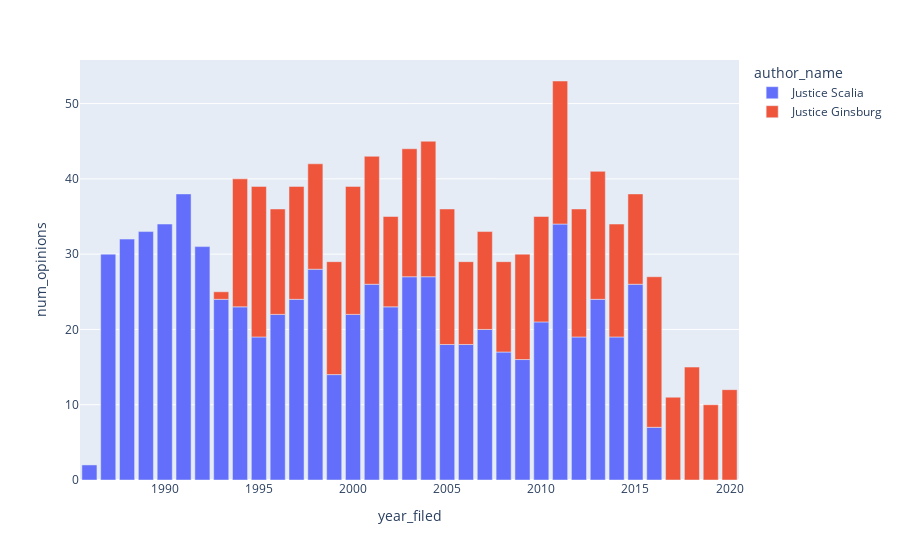

The notebook cell saved with this chart:
### Code cell
#opinions over time
#we want three columns. Year published, author name, and number of opinions
opinions_over_time = rbg_scalia.groupby(["year_filed", "author_name"], as_index = False).agg(num_opinions = ("author_name", "count"))
px.bar(opinions_over_time, x = "year_filed", y = "num_opinions", color = "author_name")

### Figure 1 — Plotly figure (JSON) as saved in the notebook; plotly's stock layout.template omitted (floating-point values rounded to 4 significant figures)
{"data": [{"alignmentgroup": "True", "hovertemplate": "author_name=Justice Scalia<br>year_filed=%{x}<br>num_opinions=%{y}<extra></extra>", "legendgroup": "Justice Scalia", "marker": {"color": "#636efa", "pattern": {"shape": ""}}, "name": "Justice Scalia", "offsetgroup": "Justice Scalia", "orientation": "v", "showlegend": true, "textposition": "auto", "type": "bar", "x": [1986, 1987, 1988, 1989, 1990, 1991, 1992, 1993, 1994, 1995, 1996, 1997, 1998, 1999, 2000, 2001, 2002, 2003, 2004, 2005, 2006, 2007, 2008, 2009, 2010, 2011, 2012, 2013, 2014, 2015, 2016], "xaxis": "x", "y": [2, 30, 32, 33, 34, 38, 31, 24, 23, 19, 22, 24, 28, 14, 22, 26, 23, 27, 27, 18, 18, 20, 17, 16, 21, 34, 19, 24, 19, 26, 7], "yaxis": "y"}, {"alignmentgroup": "True", "hovertemplate": "author_name=Justice Ginsburg<br>year_filed=%{x}<br>num_opinions=%{y}<extra></extra>", "legendgroup": "Justice Ginsburg", "marker": {"color": "#EF553B", "pattern": {"shape": ""}}, "name": "Justice Ginsburg", "offsetgroup": "Justice Ginsburg", "orientation": "v", "showlegend": true, "textposition": "auto", "type": "bar", "x": [1993, 1994, 1995, 1996, 1997, 1998, 1999, 2000, 2001, 2002, 2003, 2004, 2005, 2006, 2007, 2008, 2009, 2010, 2011, 2012, 2013, 2014, 2015, 2016, 2017, 2018, 2019, 2020], "xaxis": "x", "y": [1, 17, 20, 14, 15, 14, 15, 17, 17, 12, 17, 18, 18, 11, 13, 12, 14, 14, 19, 17, 17, 15, 12, 20, 11, 15, 10, 12], "yaxis": "y"}], "layout": {"autosize": true, "barmode": "relative", "legend": {"title": {"text": "author_name"}, "tracegroupgap": 0}, "margin": {"t": 60}, "xaxis": {"anchor": "y", "autorange": true, "domain": [0, 1], "range": [1986.0, 2020.0], "title": {"text": "year_filed"}, "type": "linear"}, "yaxis": {"anchor": "x", "autorange": true, "domain": [0, 1], "range": [0, 55.79], "title": {"text": "num_opinions"}, "type": "linear"}}}
